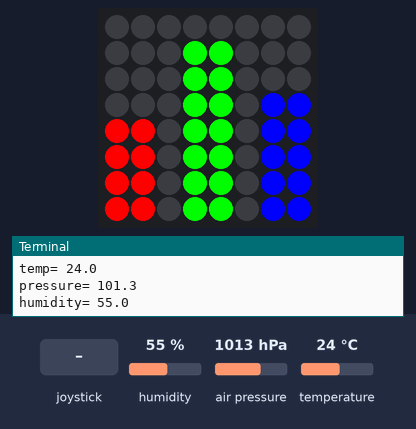
A program run on a simulated Raspberry Pi (BCM pin numbers) with a Sense HAT. Shown: the Sense HAT's 8×8 RGB LED matrix, the last lines printed to the terminal. Inputs (shaded band) come from the test bench; at power-on: humidity 55 %, air pressure 1013 hPa, temperature 24 °C.

Above: at 1.2 s.
1.3 s: humidity set to 68 %
At 1.8 s:
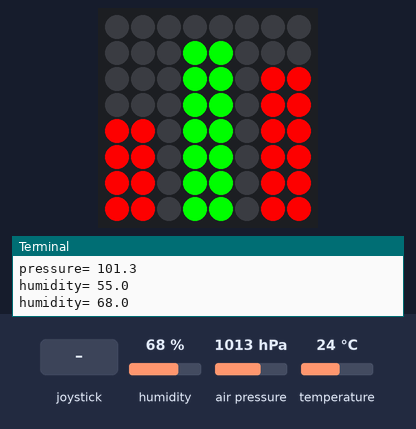
2.8 s: joystick pushed up
At 3.1 s:
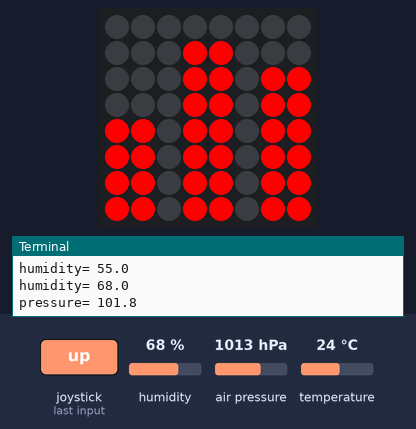
4.3 s: air pressure set to 952 hPa
At 5.5 s:
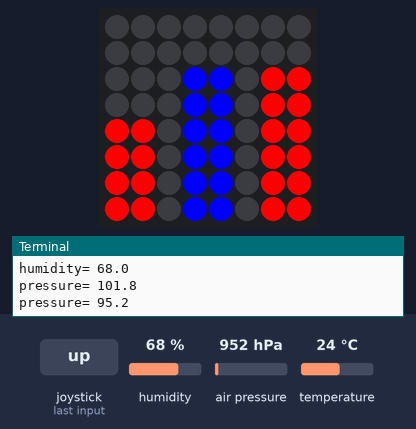
5.8 s: temperature set to 12 °C
At 6.6 s:
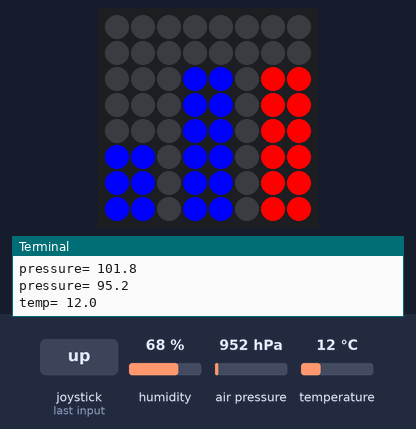
7.3 s: humidity set to 22 %
At 7.7 s:
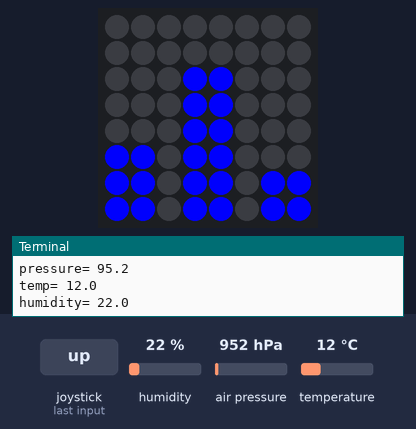
8.8 s: temperature set to 21 °C
At 9.8 s:
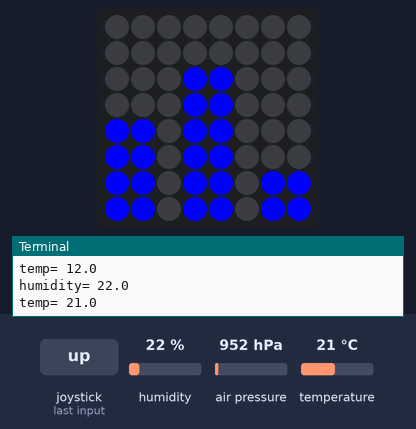
10.3 s: temperature set to 22.2 °C
Timing chart, 0 to 12.8 s (numbered marks = the images above; inputs shaded):
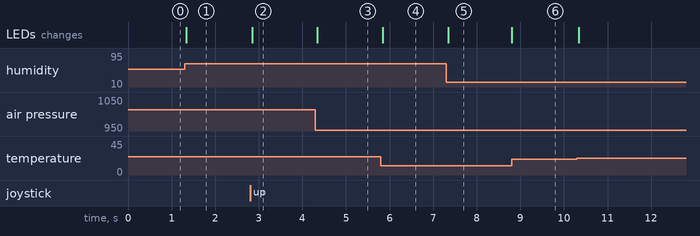

The program:

code.py
```python
from sense_hat import SenseHat
from time import sleep

sense = SenseHat()

RED   = (255,0,0)
GREEN = (0,255,0)
BLUE  = (0,0,255)
BLACK = (0,0,0)

sense.clear()

def displaytemp(value):

	LEDvalue = ((value-(mintemp))/(maxtemp-(mintemp)))*8
	print("temp=",value)

	if( value > 21.5 and value < 22.5):
	  set_LED(LEDvalue,0,1,GREEN)
	elif(value < 22):
		set_LED(LEDvalue,0,1,BLUE)
	else:
		set_LED(LEDvalue,0,1,RED)


def displaypressure(value):

	LEDvalue = ((value-minpressure)/(maxpressure-minpressure))*8
	print("pressure=",value)

	if(value < 101.35 and value > 101.25):
	  set_LED(LEDvalue,3,4,GREEN)
	elif(value < 101.3):
		set_LED(LEDvalue,3,4,BLUE)
	else:
		set_LED(LEDvalue,3,4,RED)


def displayhumidity(value):

	LEDvalue = (value/maxhumidity)*8
	print("humidity=",value)

	if(value < 60.5 and value > 59.5):
		set_LED(LEDvalue,6,7,GREEN)
	elif(value < 60):
		set_LED(LEDvalue,6,7,BLUE)
	else:
		set_LED(LEDvalue,6,7,RED)


def set_LED(index,jmin,jmax,COLOR):

	for i in reversed(range(int(8-index),8)):
		for j in range(jmin,jmax+1):
			sense.set_pixel(j,i,COLOR)
	for k in reversed(range(0,int(8-index))):
		for l in range(jmin,jmax+1):
			sense.set_pixel(l,k,BLACK)


temp1=0
pressure1=0
humidity1=0
temp2=0
pressure2=0
humidity2=0

maxtemp = 120
mintemp = -40

maxpressure = 126
minpressure =26

maxhumidity = 100
minhumidity = 0

KEYSENSITIVITY = 0.5


while True:
	temp	 = sense.get_temperature()
	pressure = sense.get_pressure()/10
	humidity = sense.get_humidity()

	if(temp1 != temp):
		if(temp >= mintemp and temp <= maxtemp ):
			temp1	 =temp
			displaytemp(temp)
			temp2    =temp

	if(pressure1 != pressure):
		if(pressure >= minpressure and pressure <= maxpressure):
			pressure1=pressure
			displaypressure(pressure)
			pressure2=pressure

	if(humidity1 != humidity):
		if(humidity >= minhumidity and humidity <= maxhumidity):
			humidity1=humidity
			displayhumidity(humidity)
			humidity2=humidity

	for event in sense.stick.get_events():
		if(event.direction == "left" and event.action == "pressed" ):
			if(temp2 <= maxtemp - KEYSENSITIVITY):
				temp2 = temp2+KEYSENSITIVITY
				displaytemp(temp2)
		elif(event.direction == "left" and event.action == "held"):
			if(temp2 >= mintemp + KEYSENSITIVITY):
				temp2 = temp2-KEYSENSITIVITY
				displaytemp(temp2)
		elif(event.direction == "up" and event.action == "pressed" ):
			if(pressure2 <= maxpressure - KEYSENSITIVITY):
				pressure2 = pressure2+KEYSENSITIVITY
				displaypressure(pressure2)
		elif(event.direction == "up" and event.action == "held"):
			if(pressure2 >= minpressure + KEYSENSITIVITY):
				pressure2 = pressure2-KEYSENSITIVITY
				displaypressure(pressure2)
		elif(event.direction == "right" and event.action == "pressed" ):
			if(humidity2 <= maxhumidity - KEYSENSITIVITY):
				humidity2=humidity2+KEYSENSITIVITY
				displayhumidity(humidity2)
		elif(event.direction == "right" and event.action == "held" ):
			if(humidity2 >= minhumidity + KEYSENSITIVITY):
				humidity2=humidity2-KEYSENSITIVITY
				displayhumidity(humidity2)
		elif(event.direction == "down" and event.action == "pressed" ):
			KEYSENSITIVITY=KEYSENSITIVITY*0.1
		elif(event.direction == "down" and event.action == "held" ):
			KEYSENSITIVITY=1
```

Measured:
- after the input at 1.3 s, the LEDs: change at once (image 1)
- after the input at 2.8 s, the LEDs: change at once (image 2)
- after the input at 4.3 s, the LEDs: change at once (image 3)
- after the input at 5.8 s, the LEDs: change at once (image 4)
- after the input at 7.3 s, the LEDs: change at once (image 5)
- after the input at 8.8 s, the LEDs: change at once (image 6)
